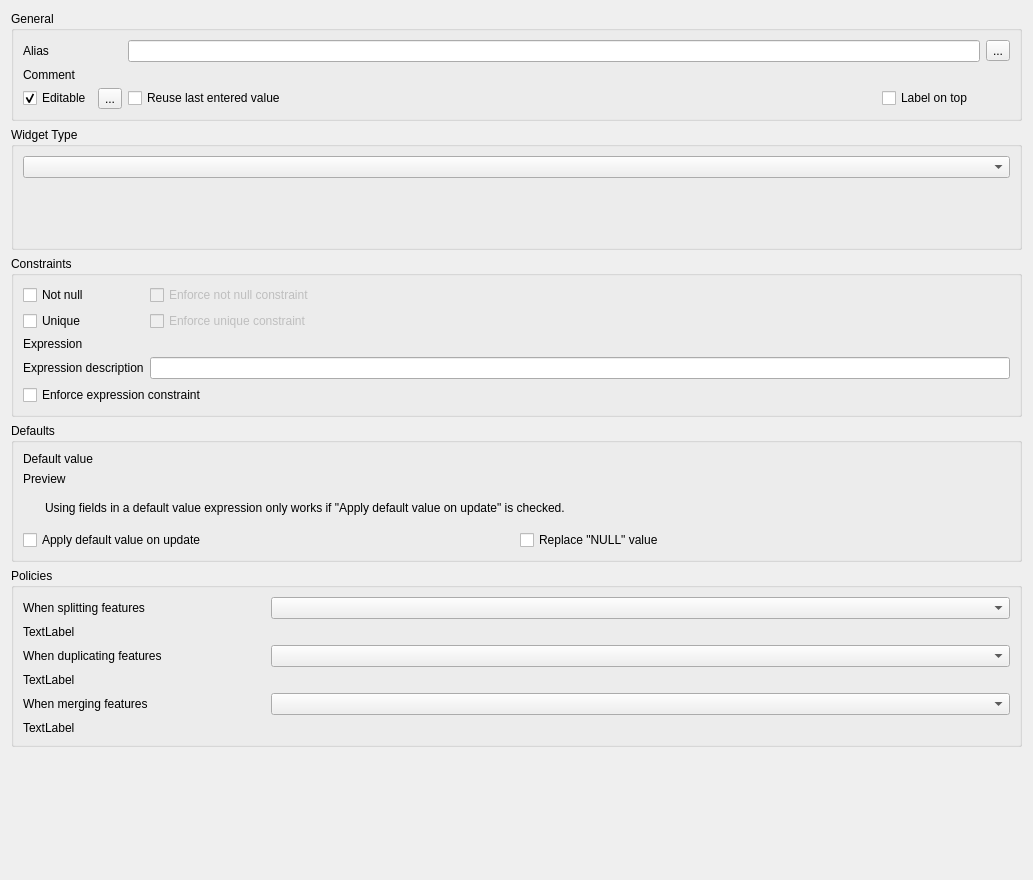
<?xml version="1.0" encoding="UTF-8"?>
<ui version="4.0">
 <class>QgsAttributeTypeDialog</class>
 <widget class="QWidget" name="QgsAttributeTypeDialog">
  <property name="geometry">
   <rect>
    <x>0</x>
    <y>0</y>
    <width>1033</width>
    <height>880</height>
   </rect>
  </property>
  <property name="windowTitle">
   <string>Edit Widget Properties</string>
  </property>
  <layout class="QVBoxLayout" name="verticalLayout">
   <item>
    <widget class="QgsCollapsibleGroupBox" name="groupBox_4">
     <property name="title">
      <string>General</string>
     </property>
     <layout class="QGridLayout" name="gridLayout" rowstretch="0,0,0" columnstretch="0,0,1,0,0,0">
      <item row="2" column="3">
       <widget class="QCheckBox" name="labelOnTopCheckBox">
        <property name="text">
         <string>Label on top</string>
        </property>
        <property name="checked">
         <bool>false</bool>
        </property>
       </widget>
      </item>
      <item row="1" column="0">
       <widget class="QLabel" name="label_6">
        <property name="text">
         <string>Comment</string>
        </property>
       </widget>
      </item>
      <item row="1" column="2" colspan="3">
       <widget class="QLabel" name="laComment">
        <property name="text">
         <string/>
        </property>
        <property name="wordWrap">
         <bool>true</bool>
        </property>
       </widget>
      </item>
      <item row="2" column="0">
       <widget class="QCheckBox" name="isFieldEditableCheckBox">
        <property name="text">
         <string>Editable</string>
        </property>
        <property name="checked">
         <bool>true</bool>
        </property>
       </widget>
      </item>
      <item row="0" column="5">
       <widget class="QgsPropertyOverrideButton" name="mAliasExpressionButton">
        <property name="text">
         <string>...</string>
        </property>
       </widget>
      </item>
      <item row="2" column="2">
       <widget class="QCheckBox" name="reuseLastValuesCheckBox">
        <property name="toolTip">
         <string>If checked, then the most recent value entered for this field will be remembered and reused when creating a new feature.</string>
        </property>
        <property name="text">
         <string>Reuse last entered value</string>
        </property>
        <property name="checked">
         <bool>false</bool>
        </property>
       </widget>
      </item>
      <item row="0" column="0">
       <widget class="QLabel" name="label_9">
        <property name="text">
         <string>Alias</string>
        </property>
       </widget>
      </item>
      <item row="0" column="2" colspan="3">
       <widget class="QLineEdit" name="mAlias"/>
      </item>
      <item row="2" column="1">
       <widget class="QgsPropertyOverrideButton" name="mEditableExpressionButton">
        <property name="text">
         <string>...</string>
        </property>
       </widget>
      </item>
     </layout>
    </widget>
   </item>
   <item>
    <widget class="QgsCollapsibleGroupBox" name="groupBox_3">
     <property name="title">
      <string>Widget Type</string>
     </property>
     <layout class="QGridLayout" name="gridLayout_5">
      <item row="1" column="1">
       <widget class="QStackedWidget" name="stackedWidget"/>
      </item>
      <item row="0" column="1">
       <widget class="QComboBox" name="mWidgetTypeComboBox"/>
      </item>
     </layout>
    </widget>
   </item>
   <item>
    <widget class="QgsCollapsibleGroupBox" name="groupBox">
     <property name="focusPolicy">
      <enum>Qt::NoFocus</enum>
     </property>
     <property name="title">
      <string>Constraints</string>
     </property>
     <layout class="QGridLayout" name="gridLayout_3">
      <item row="1" column="0">
       <widget class="QCheckBox" name="mUniqueCheckBox">
        <property name="text">
         <string>Unique</string>
        </property>
       </widget>
      </item>
      <item row="0" column="0">
       <widget class="QCheckBox" name="notNullCheckBox">
        <property name="text">
         <string>Not null</string>
        </property>
       </widget>
      </item>
      <item row="1" column="1">
       <widget class="QCheckBox" name="mCheckBoxEnforceUnique">
        <property name="enabled">
         <bool>false</bool>
        </property>
        <property name="toolTip">
         <string>&lt;p&gt;Enforcing the unique constraint prevents committing features which do not meet the constraint.&lt;/p&gt;&lt;p&gt;Unenforced constraints display a warning to users, but do not prevent committing the feature.&lt;/p&gt;</string>
        </property>
        <property name="text">
         <string>Enforce unique constraint</string>
        </property>
       </widget>
      </item>
      <item row="2" column="1">
       <widget class="QgsFieldExpressionWidget" name="constraintExpressionWidget" native="true">
        <property name="focusPolicy">
         <enum>Qt::StrongFocus</enum>
        </property>
       </widget>
      </item>
      <item row="3" column="0">
       <widget class="QLabel" name="label_2">
        <property name="text">
         <string>Expression description</string>
        </property>
       </widget>
      </item>
      <item row="3" column="1">
       <widget class="QLineEdit" name="leConstraintExpressionDescription">
        <property name="toolTip">
         <string>Optional descriptive name for expression constraint</string>
        </property>
       </widget>
      </item>
      <item row="0" column="1">
       <widget class="QCheckBox" name="mCheckBoxEnforceNotNull">
        <property name="enabled">
         <bool>false</bool>
        </property>
        <property name="toolTip">
         <string>&lt;p&gt;Enforcing the not null constraint prevents committing features which do not meet the constraint.&lt;/p&gt;&lt;p&gt;Unenforced constraints display a warning to users, but do not prevent committing the feature.&lt;/p&gt;</string>
        </property>
        <property name="text">
         <string>Enforce not null constraint</string>
        </property>
       </widget>
      </item>
      <item row="2" column="0">
       <widget class="QLabel" name="label">
        <property name="text">
         <string>Expression</string>
        </property>
       </widget>
      </item>
      <item row="4" column="0" colspan="2">
       <widget class="QCheckBox" name="mCheckBoxEnforceExpression">
        <property name="toolTip">
         <string>&lt;p&gt;Enforcing the expression constraint prevents committing features which do not meet the constraint.&lt;/p&gt;&lt;p&gt;Unenforced constraints display a warning to users, but do not prevent committing the feature.&lt;/p&gt;</string>
        </property>
        <property name="text">
         <string>Enforce expression constraint</string>
        </property>
       </widget>
      </item>
     </layout>
    </widget>
   </item>
   <item>
    <widget class="QgsCollapsibleGroupBox" name="groupBox_2">
     <property name="title">
      <string>Defaults</string>
     </property>
     <layout class="QGridLayout" name="gridLayout_2" columnstretch="0,0">
      <item row="4" column="0">
       <widget class="QLabel" name="label_3">
        <property name="text">
         <string>Default value</string>
        </property>
       </widget>
      </item>
      <item row="6" column="0">
       <widget class="QLabel" name="label_4">
        <property name="text">
         <string>Preview</string>
        </property>
       </widget>
      </item>
      <item row="4" column="1">
       <widget class="QgsExpressionLineEdit" name="mExpressionWidget" native="true">
        <property name="focusPolicy">
         <enum>Qt::StrongFocus</enum>
        </property>
       </widget>
      </item>
      <item row="6" column="1">
       <widget class="QLabel" name="mDefaultPreviewLabel">
        <property name="text">
         <string/>
        </property>
       </widget>
      </item>
      <item row="7" column="0" colspan="2">
       <widget class="QWidget" name="mWarnDefaultValueHasFieldsWidget" native="true">
        <layout class="QHBoxLayout" name="mWarnDefaultValueHasFields">
         <item>
          <widget class="QLabel" name="label_8">
           <property name="sizePolicy">
            <sizepolicy hsizetype="Maximum" vsizetype="Preferred">
             <horstretch>0</horstretch>
             <verstretch>0</verstretch>
            </sizepolicy>
           </property>
           <property name="text">
            <string/>
           </property>
           <property name="pixmap">
            <pixmap resource="../../../images/images.qrc">:/images/themes/default/mIconWarning.svg</pixmap>
           </property>
          </widget>
         </item>
         <item>
          <widget class="QLabel" name="label_7">
           <property name="text">
            <string>Using fields in a default value expression only works if &quot;Apply default value on update&quot; is checked.</string>
           </property>
          </widget>
         </item>
        </layout>
       </widget>
      </item>
      <item row="8" column="0">
       <widget class="QCheckBox" name="mApplyDefaultValueOnUpdateCheckBox">
        <property name="toolTip">
         <string>&lt;p&gt;With this option checked, the default value will not only be used when the feature is first created, but also whenever a feature's attribute or geometry is changed.&lt;/p&gt;&lt;p&gt;This is often useful for a last_modified timestamp or to record the username that last modified the feature.&lt;/p&gt;</string>
        </property>
        <property name="text">
         <string>Apply default value on update</string>
        </property>
       </widget>
      </item>
      <item row="8" column="1">
       <widget class="QCheckBox" name="mReplaceNullValueCheckBox">
        <property name="toolTip">
         <string>&amp;lt;p&amp;gt;Use the default value to replace the &quot;NULL&quot; value which is always available when no default  value is defined.&amp;lt;/p&amp;gt;</string>
        </property>
        <property name="text">
         <string>Replace &quot;NULL&quot; value</string>
        </property>
       </widget>
      </item>
     </layout>
    </widget>
   </item>
   <item>
    <widget class="QgsCollapsibleGroupBox" name="groupBox_5">
     <property name="title">
      <string>Policies</string>
     </property>
     <layout class="QGridLayout" name="gridLayout_4">
      <item row="0" column="0">
       <widget class="QLabel" name="mSplitPolicyLabel">
        <property name="text">
         <string>When splitting features</string>
        </property>
       </widget>
      </item>
      <item row="4" column="1" colspan="3">
       <widget class="QComboBox" name="mDuplicatePolicyComboBox"/>
      </item>
      <item row="5" column="0" colspan="4">
       <widget class="QLabel" name="mDuplicatePolicyDescriptionLabel">
        <property name="text">
         <string>TextLabel</string>
        </property>
        <property name="wordWrap">
         <bool>true</bool>
        </property>
       </widget>
      </item>
      <item row="6" column="1" colspan="3">
       <widget class="QComboBox" name="mMergePolicyComboBox"/>
      </item>
      <item row="6" column="0">
       <widget class="QLabel" name="mMergePolicyLabel">
        <property name="text">
         <string>When merging features</string>
        </property>
       </widget>
      </item>
      <item row="4" column="0">
       <widget class="QLabel" name="mDuplicatePolicyLabel">
        <property name="text">
         <string>When duplicating features</string>
        </property>
       </widget>
      </item>
      <item row="0" column="1" colspan="3">
       <widget class="QComboBox" name="mSplitPolicyComboBox"/>
      </item>
      <item row="1" column="0" colspan="4">
       <widget class="QLabel" name="mSplitPolicyDescriptionLabel">
        <property name="text">
         <string>TextLabel</string>
        </property>
        <property name="wordWrap">
         <bool>true</bool>
        </property>
       </widget>
      </item>
      <item row="7" column="0" colspan="4">
       <widget class="QLabel" name="mMergePolicyDescriptionLabel">
        <property name="text">
         <string>TextLabel</string>
        </property>
       </widget>
      </item>
     </layout>
    </widget>
   </item>
   <item>
    <spacer name="verticalSpacer">
     <property name="orientation">
      <enum>Qt::Vertical</enum>
     </property>
     <property name="sizeHint" stdset="0">
      <size>
       <width>20</width>
       <height>0</height>
      </size>
     </property>
    </spacer>
   </item>
  </layout>
 </widget>
 <customwidgets>
  <customwidget>
   <class>QgsCollapsibleGroupBox</class>
   <extends>QGroupBox</extends>
   <header>qgscollapsiblegroupbox.h</header>
   <container>1</container>
  </customwidget>
  <customwidget>
   <class>QgsFieldExpressionWidget</class>
   <extends>QWidget</extends>
   <header>qgsfieldexpressionwidget.h</header>
   <container>1</container>
  </customwidget>
  <customwidget>
   <class>QgsPropertyOverrideButton</class>
   <extends>QToolButton</extends>
   <header>qgspropertyoverridebutton.h</header>
  </customwidget>
  <customwidget>
   <class>QgsExpressionLineEdit</class>
   <extends>QWidget</extends>
   <header>qgsexpressionlineedit.h</header>
   <container>1</container>
  </customwidget>
 </customwidgets>
 <tabstops>
  <tabstop>mAlias</tabstop>
  <tabstop>mAliasExpressionButton</tabstop>
  <tabstop>isFieldEditableCheckBox</tabstop>
  <tabstop>reuseLastValuesCheckBox</tabstop>
  <tabstop>labelOnTopCheckBox</tabstop>
  <tabstop>mWidgetTypeComboBox</tabstop>
  <tabstop>notNullCheckBox</tabstop>
  <tabstop>mCheckBoxEnforceNotNull</tabstop>
  <tabstop>mUniqueCheckBox</tabstop>
  <tabstop>mCheckBoxEnforceUnique</tabstop>
  <tabstop>constraintExpressionWidget</tabstop>
  <tabstop>leConstraintExpressionDescription</tabstop>
  <tabstop>mCheckBoxEnforceExpression</tabstop>
  <tabstop>mExpressionWidget</tabstop>
  <tabstop>mApplyDefaultValueOnUpdateCheckBox</tabstop>
 </tabstops>
 <resources>
  <include location="../../../images/images.qrc"/>
 </resources>
 <connections/>
</ui>
